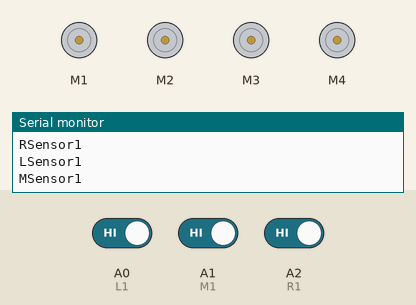
Recording of a sketch running on a simulated Arduino Uno, built with avr-gcc and run on an emulated ATmega328P. On the bench: 4 × DC motor (green arrow = forward, orange = backward, longer = faster), the last lines printed to the serial monitor. The test bench sets the inputs (shaded band); at power-on: A0 (L1) HIGH, A1 (M1) HIGH, A2 (R1) HIGH.

Above: at 1.2 s.
1.3 s: A0 (L1) driven LOW and A1 (M1) driven LOW
At 2.4 s:
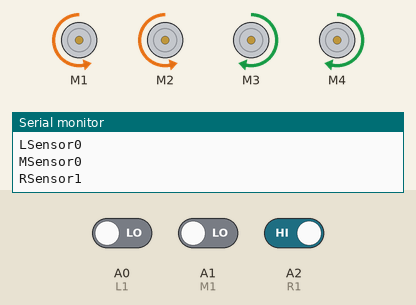
2.8 s: A2 (R1) driven LOW
At 3.4 s:
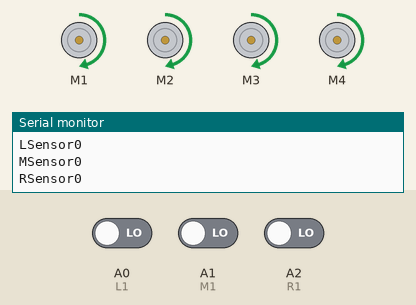
4.3 s: A0 (L1) driven HIGH
At 5.5 s:
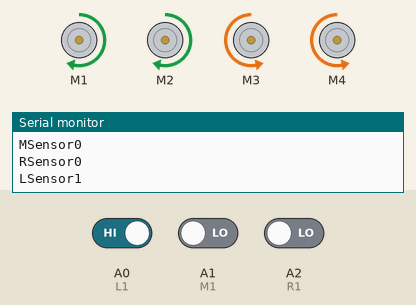
5.8 s: A0 (L1) driven LOW
At 6.7 s:
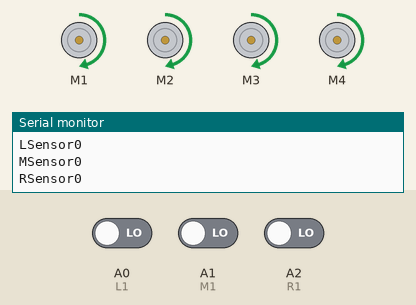
8.8 s: A2 (R1) driven HIGH
At 10.0 s:
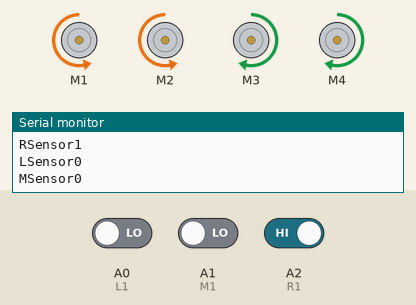
Timing chart, 0 to 11.8 s (numbered marks = the images above; inputs shaded):
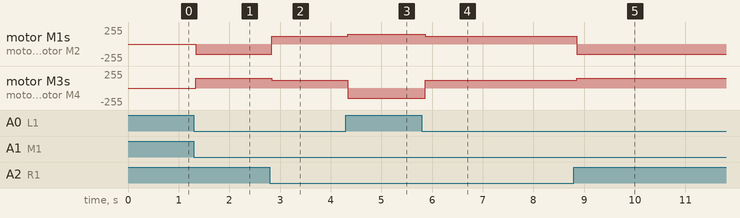

Measured:
- after the input at 1.3 s, motor M1, motor M2: stopped → backward 150/255 at once; motor M3, motor M4: stopped → forward 150/255 at once
- after the input at 2.8 s, motor M1, motor M2: backward 150/255 → forward 120/255 at once; motor M3, motor M4: forward 150/255 → forward 120/255 at once
- after the input at 4.3 s, motor M1, motor M2: forward 120/255 → forward 150/255 at once; motor M3, motor M4: forward 120/255 → backward 150/255 at once
- after the input at 5.8 s, motor M1, motor M2: forward 150/255 → forward 120/255 after 0.06 s; motor M3, motor M4: backward 150/255 → forward 120/255 after 0.06 s
- after the input at 8.8 s, motor M1, motor M2: forward 120/255 → backward 150/255 after 0.06 s; motor M3, motor M4: forward 120/255 → forward 150/255 after 0.06 s

The sketch:

light_sensor_project.ino
```cpp
#include<AFMotor.h>
#define L1 A0
#define M1 A1
#define R1 A2

AF_DCMotor motor1(1);
AF_DCMotor motor2(2);
AF_DCMotor motor3(3);
AF_DCMotor motor4(4);


void setup() {
  // put your setup code here, to run once:
Serial.begin(9600);
pinMode(L1, INPUT);
pinMode(M1, INPUT);
pinMode(R1, INPUT);
}

void loop() {
  // put your main code here, to run repeatedly:
int LSensor = digitalRead(L1);
int MSensor = digitalRead(M1);
int RSensor = digitalRead(R1);

Serial.print("LSensor");
Serial.println(LSensor);
Serial.print("MSensor");
Serial.println(MSensor);
Serial.print("RSensor");
Serial.println(RSensor);

if((LSensor == 0)&&(MSensor == 0)&&(RSensor ==0)) {
  //MOVE FORWARD
  motor1.setSpeed(120);
  motor1.run(FORWARD);
  motor2.setSpeed(120);
  motor2.run(FORWARD);
  motor3.setSpeed(120);
  motor3.run(FORWARD);
  motor4.setSpeed(120);
  motor4.run(FORWARD);

} else if((LSensor == 0)&&(MSensor == 0)&&(RSensor ==1)) {
  //TURN LEFT
  motor1.setSpeed(150);
  motor1.run(BACKWARD);
  motor2.setSpeed(150);
  motor2.run(BACKWARD);
  motor3.setSpeed(150);
  motor3.run(FORWARD);
  motor4.setSpeed(150);
  motor4.run(FORWARD);

}else if((LSensor == 1)&&(MSensor == 0)&&(RSensor ==0)) {
  //TURN RIGHT
  motor1.setSpeed(150);
  motor1.run(FORWARD);
  motor2.setSpeed(150);
  motor2.run(FORWARD);
  motor3.setSpeed(150);
  motor3.run(BACKWARD);
  motor4.setSpeed(150);
  motor4.run(BACKWARD);
}else if((LSensor == 1)&&(MSensor == 1)&&(RSensor ==1)) {
  //STOP
  motor1.setSpeed(0);
  motor1.run(RELEASE);
  motor2.setSpeed(0);
  motor2.run(RELEASE);
  motor3.setSpeed(0);
  motor3.run(RELEASE);
  motor4.setSpeed(0);
  motor4.run(RELEASE);
}
}
```
